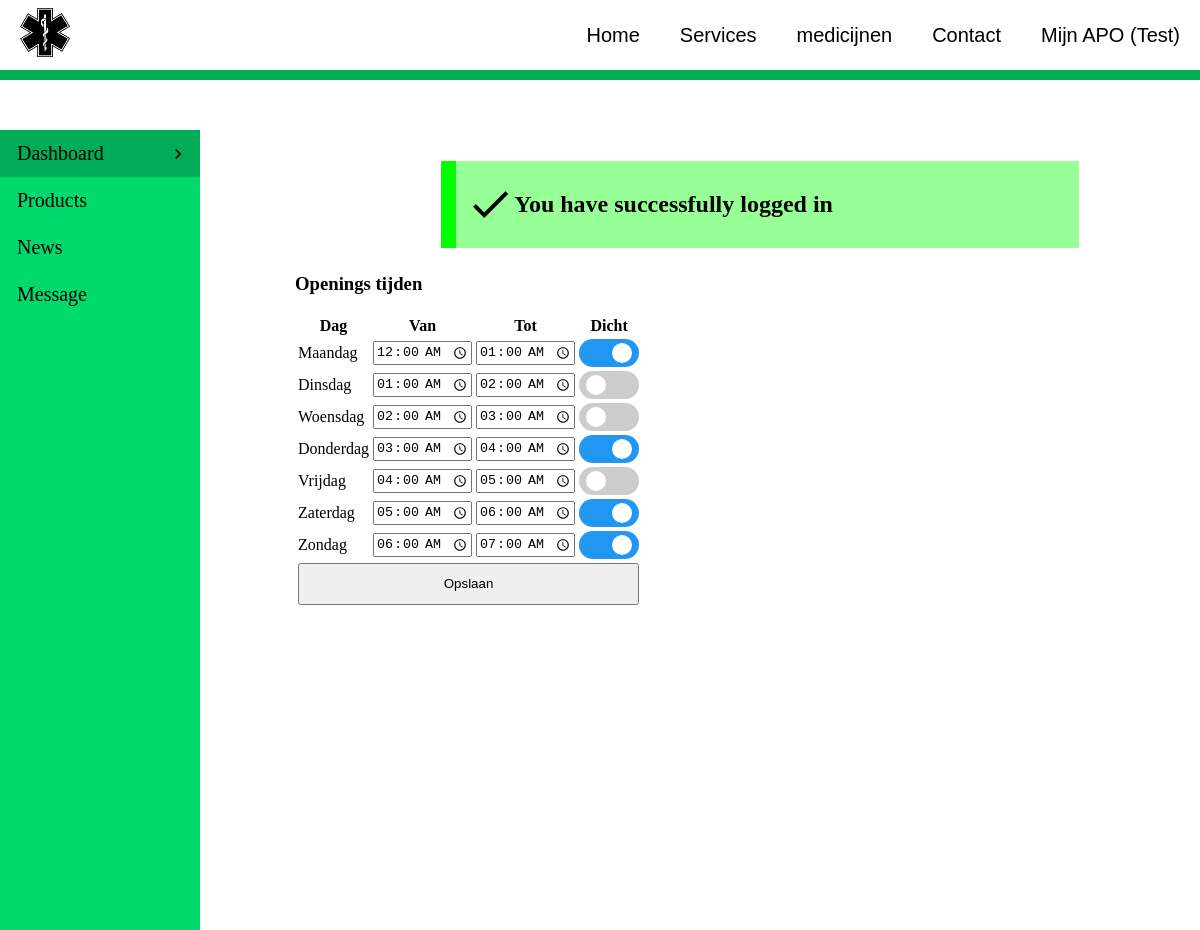
Screenshot of /AdminPage/AdminDashboard (signed in) with the database file from the repository.
### tables this page shows
CREATE TABLE `openinghours` (
  `openinghours_id` int(11) NOT NULL,
  `openinghours_day` varchar(11) NOT NULL,
  `openinghours_from` time NOT NULL,
  `openinghours_to` time NOT NULL,
  `openinghours_closed` tinyint(1) NOT NULL DEFAULT 0
);

### PHP/inc/OpeningHours.inc.php (the view, shortened to what this page needs)
<?php
require_once $_SERVER["DOCUMENT_ROOT"] . '/apo_ahmad/PHP/db_connection.php';
$sql = "SELECT * FROM openinghours";
$results = mysqli_query($conn, $sql);
while ($data = mysqli_fetch_array($results)) {
?>
    <tr>
        <td><?php echo $data[1] ?></td>
        <td><input type="time" name="OHF<?php echo $data[0] ?>" id="OpeningHours" value="<?php echo $data[2] ?>"></td>
        <td><input type="time" name="OHT<?php echo $data[0] ?>" id="OpeningHours" value="<?php echo $data[3] ?>"></td>
        <td>
            <label class="switch">
                <span class="slider round"></span>
            </label>
        </td>
    </tr>
<?php
}
?>

### CSS/style.css (style rules this page uses)
:root { --Nav-Text-Color: #00d96b; --background-color: #00d96b; --background-color-dark: #00ac56; --dropdown-content: #00d96b; --color-dark-hover: #00ac56; }
* { box-sizing: border-box; }
body { margin: 0; min-height: 100%; }

### CSS/AdminNavigation.css (style rules this page uses)
html { height: 100%; }

### CSS/AdminDashboard.css (style rules this page uses)
.switch { position: relative; display: inline-block; width: 60px; height: 28px; }
.slider { position: absolute; cursor: pointer; top: 0; left: 0; right: 0; bottom: 0; background-color: #ccc; -webkit-transition: .4s; transition: .4s; }
.slider:before { position: absolute; content: ""; height: 20px; width: 20px; left: 7px; bottom: 4px; background-color: white; -webkit-transition: .4s; transition: .4s; }
input:checked+.slider { background-color: #2196F3; }
input:checked+.slider:before { -webkit-transform: translateX(26px); -ms-transform: translateX(26px); transform: translateX(26px); }
.slider.round { border-radius: 34px; }
.slider.round:before { border-radius: 50%; }

### rows the page displays
openinghours: openinghours_day "Maandag", OHF1 "00:00:00", OHT1 "01:00:00"
openinghours: openinghours_day "Dinsdag", OHF2 "01:00:00", OHT2 "02:00:00"
openinghours: openinghours_day "Woensdag", OHF3 "02:00:00", OHT3 "03:00:00"
openinghours: openinghours_day "Donderdag", OHF4 "03:00:00", OHT4 "04:00:00"
openinghours: openinghours_day "Vrijdag", OHF5 "04:00:00", OHT5 "05:00:00"
openinghours: openinghours_day "Zaterdag", OHF6 "05:00:00", OHT6 "06:00:00"
openinghours: openinghours_day "Zondag", OHF7 "06:00:00", OHT7 "07:00:00"

### other values shown
$_SESSION[first_name] "Test"
$message[1] "You have successfully logged in"
